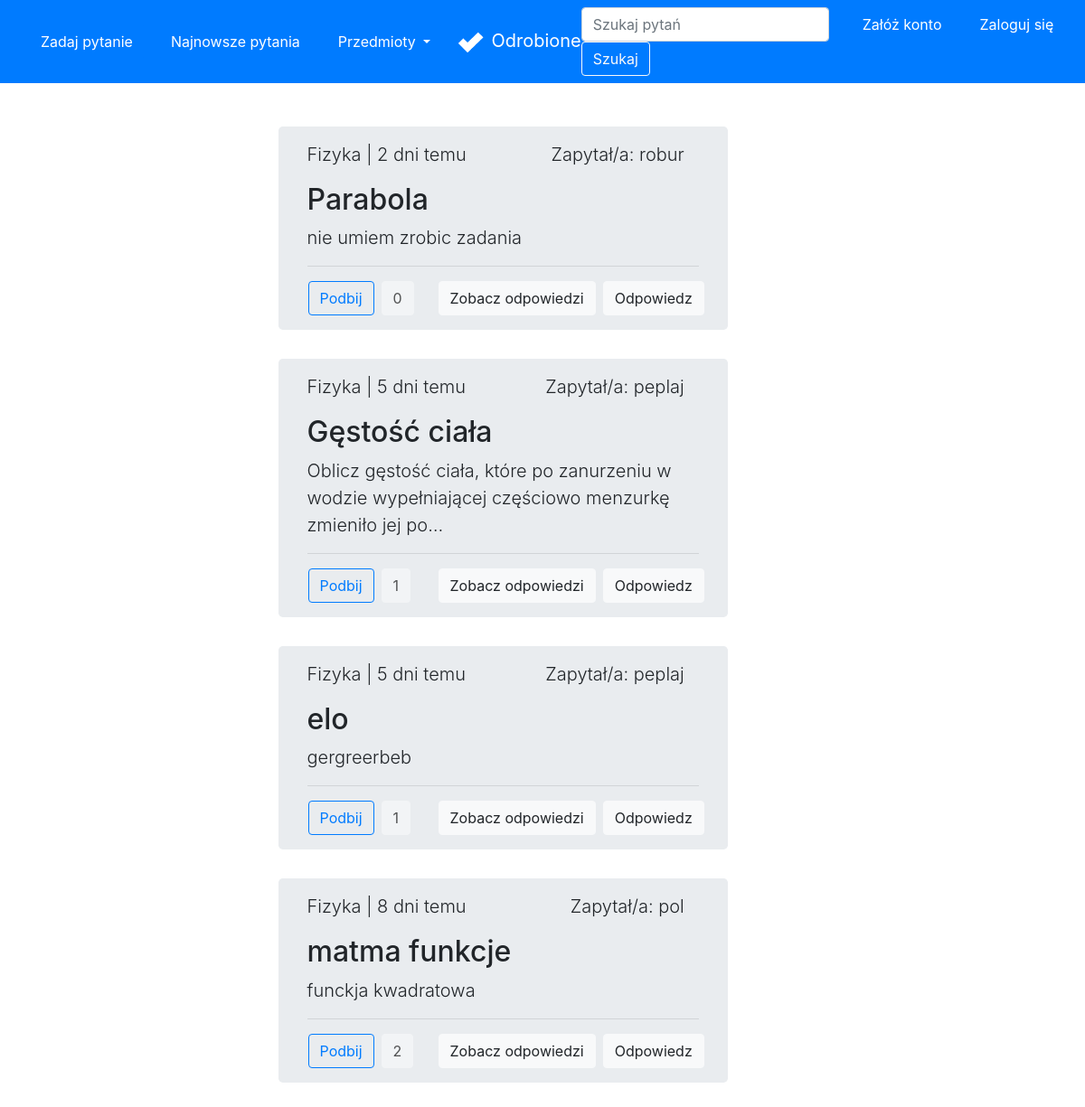
/disSubject/fiz, run on an earlier commit of the app's database.
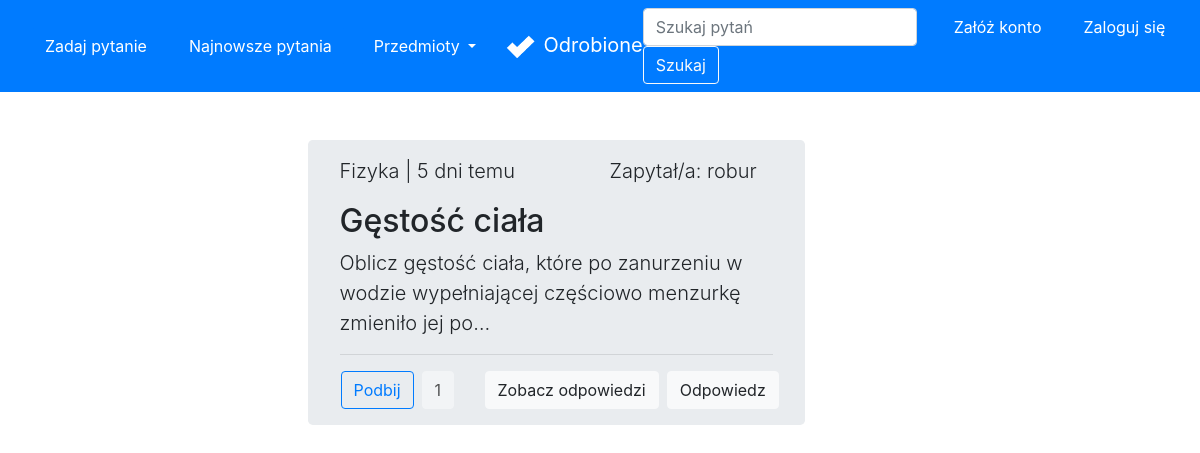
And on a later commit of the database.
### forum/models.py (models this page shows, shortened)
class Question(Model):
    title = CharField(max_length=300)
    desc = TextField()
    image = ImageField(upload_to='images/', blank=True)
    createDate = DateTimeField(auto_now_add=True)
    user = ForeignKey(User, on_delete=CASCADE)
    schools = [
        ('', 'Wybierz szkołę'),
        ('ps', 'Szkoła Podstawowa'),
        ('ms', 'Szkoła Średnia'),
        ('cl', 'Studia'),
    ]
    school = CharField(max_length=2, choices=schools,
                       default='')
    subjects = [
        ('', 'Wybierz przedmiot'),
        ('mat', 'Matematyka'),
        ('fiz', 'Fizyka'),
        ('inf', 'Informatyka'),
        ('pol', 'Język Polski'),
        ('ang', 'Język Angielski'),
        ('nmc', 'Język Niemiecki'),
        ('his', 'Historia'),
        ('bio', 'Biologia'),
        ('che', 'Chemia'),
        ('geo', 'Geografia'),
    ]
    subject = CharField(max_length=3, choices=subjects,
                        default='')
    likes = ManyToManyField(User, related_name='likes', blank=True)
    def total_likes(self):
        return self.likes.count()
    def display_time(self):
        mytimezone = timezone.utc
        now = datetime.now(mytimezone)
        diff = (now - self.createDate).days
        if diff == 0:
            if str(now - self.createDate).split(":")[0] == "0":
                if now.hour == self.createDate.hour and now.minute - self.createDate.minute != 0:
                    return str(now.minute - self.createDate.minute)+" min. temu"
                if now.minute - self.createDate.minute != 0:
                    return str(now - self.createDate).split(":")[1]+" min. temu"
                else:
                    return "teraz"
            else:
                return str(now - self.createDate).split(":")[0] + " godz. temu"
        else:
            if diff == 1:
                return str(diff)+" dzień temu"
            else:
                return str(diff)+" dni temu"
    def display_subject(self):
        mySubjects = {'mat': 'Matematyka', 'fiz': 'Fizyka', 'inf': 'Informatyka',
                      'pol': 'Język Polski', 'ang': 'Język Angielski', 'nmc': 'Język Niemiecki',
                      'his': 'Historia', 'bio': 'Biologia', 'che': 'Chemia', 'geo': 'Geografia'}
        return mySubjects[self.subject]

### accounts/models.py (models this page shows)
class User(AbstractUser):
    email = models.EmailField(_('email address'), unique=True)

### forum/views.py (the view)
# urls.py: path('disSubject/<str:subjectKey>', views.disSubject, name='disSubject'),
def disSubject(request, subjectKey):
    questions = Question.objects.filter(
        subject=subjectKey).order_by('-createDate')
    for question in questions:
        if question.likes.filter(id=request.user.id).exists():
            question.is_liked = True
        else:
            question.is_liked = False
    return render(request, 'forum/disSubject.html', {'questions': questions})

### forum/templates/forum/disSubject.html (shortened to what this page needs)
{% extends 'forum/base.html' %}
{% block content %}
<div class="row justify-content-center">
    <div class="col-md-6">
        <br>
        <br>
        {% if questions %}
        {% for question in questions %}
        <div class="jumbotron py-3" style="height: fit-content; width: 85%;">
            <div class="row">
                <div class="col text-left">
                    <p class="lead">{{question.display_subject}} | {{question.display_time}}</p>
                </div>
                <div class="col text-right mr-3">
                    <p class="lead">Zapytał/a: {{question.user}}</p>
                </div>
            </div>
            <h2 class="display">{{question.title}}</h2>
            <p class="lead">{{question.desc|truncatechars:100}}</p>
            <hr class="my-2">
            <div class="row mt-3">
                <div class="col content-left">
                    <div class="row">
                        <form action="{% url 'like' question.id %}" method="POST">
                            {% if question.is_liked %}
                            <button type="submit" class="btn btn-primary ml-3">Podbij</button>
                            {% else %}
                            <button type="submit" class="btn btn-outline-primary ml-3">Podbij</button>
                            {% endif %}
                        </form>
                        <a class="btn btn-light disabled ml-2" style="color: black;" href="#"
                            role="button">{{question.total_likes}}</a>
                    </div>
                </div>
                <div class="row">
                    <a class="btn btn-light mr-2" href="{% url 'detail' question.id %}" role="button">Zobacz
                        odpowiedzi</a>
                        <form action="{% url 'createAnswer' question.id %}">
                            <button class="btn btn-light mr-4" type="submit">Odpowiedz</button>
                        </form>
                </div>
            </div>
        </div>
        {% endfor %}
        {% else %}
        <h1 class="text-center">Brak pytań z tego przedmiotu :(</h1>
        {% endif %}
    </div>
</div>
{% endblock content %}

What changed in the data, as far as the page shows it:
no longer on this page (row edited): Question: display_subject "Fizyka", display_time "2 dni temu", user "robur", title "Parabola", desc "nie umiem zrobic zadania", shows "Podbij", total_likes "0"
removed Question: display_subject "Fizyka", display_time "5 dni temu", user "peplaj", title "elo", desc "gergreerbeb", shows "Podbij", total_likes "1"
removed Question: display_subject "Fizyka", display_time "8 dni temu", user "pol", title "matma funkcje", desc "funckja kwadratowa", shows "Podbij", total_likes "2"
changed Question "Gęstość ciała": user "peplaj" → "robur"
